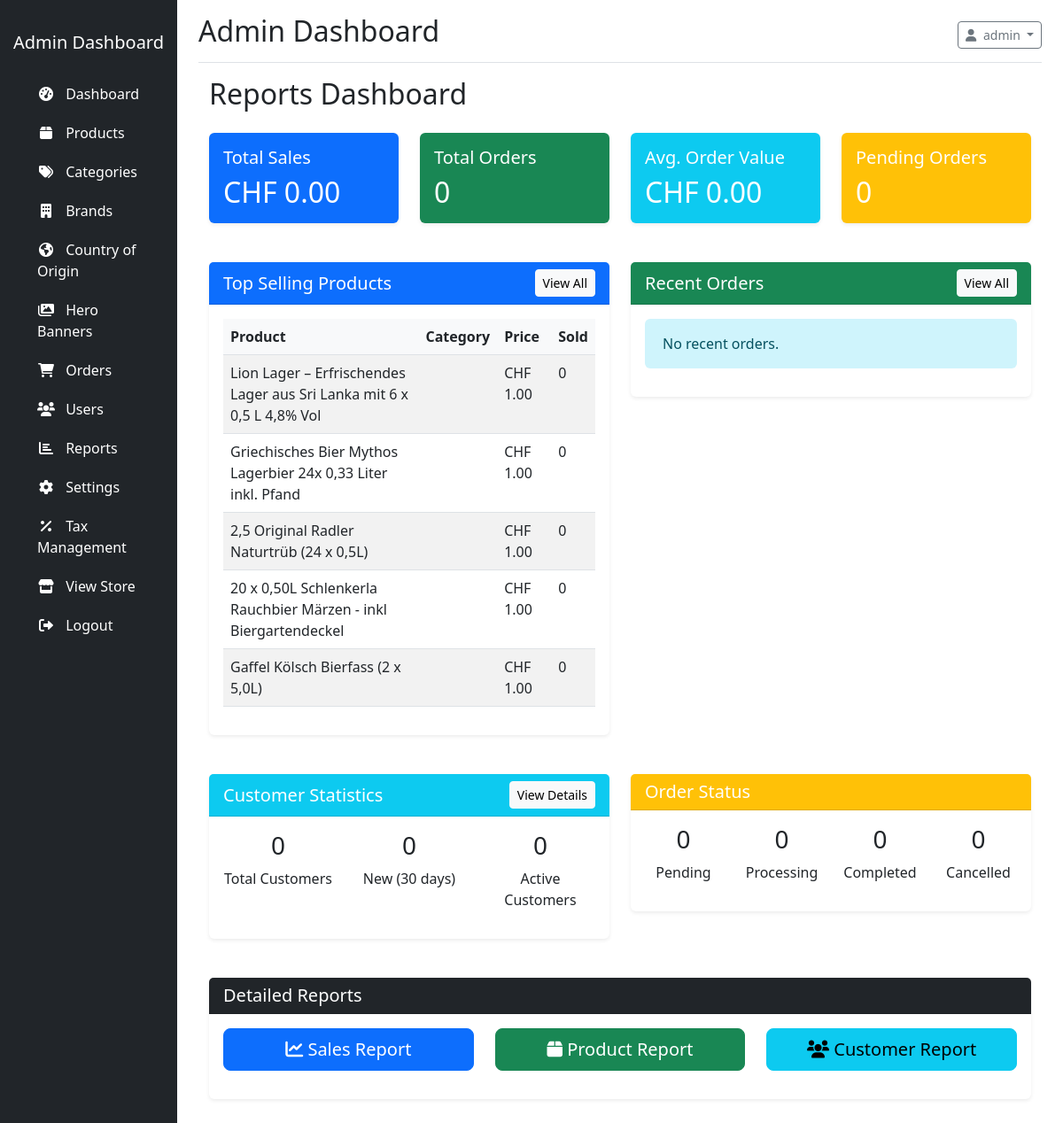
The page /?controller=report&action=index (signed in) on the database its author committed.
### tables this page shows
CREATE TABLE IF NOT EXISTS `settings` (
  `id` int NOT NULL AUTO_INCREMENT,
  `key` varchar(100) NOT NULL,
  `value` text,
  `group` varchar(50) DEFAULT 'general',
  `created_at` timestamp NULL DEFAULT CURRENT_TIMESTAMP,
  `updated_at` timestamp NULL DEFAULT CURRENT_TIMESTAMP ON UPDATE CURRENT_TIMESTAMP,
  PRIMARY KEY (`id`),
  UNIQUE KEY `key` (`key`)
);

CREATE TABLE IF NOT EXISTS `products` (
  `id` int NOT NULL AUTO_INCREMENT,
  `name` varchar(255) NOT NULL,
  `description` text,
  `price` decimal(10,2) NOT NULL,
  `sale_price` decimal(10,2) DEFAULT NULL,
  `stock_quantity` int NOT NULL DEFAULT '0',
  `sku` varchar(50) DEFAULT NULL,
  `category_id` int DEFAULT NULL,
  `brand_id` int DEFAULT NULL,
  `image` varchar(255) DEFAULT NULL,
  `status` enum('active','inactive','out_of_stock') DEFAULT 'active',
  `created_at` timestamp NULL DEFAULT CURRENT_TIMESTAMP,
  `updated_at` timestamp NULL DEFAULT CURRENT_TIMESTAMP ON UPDATE CURRENT_TIMESTAMP,
  `add_date` date NOT NULL DEFAULT (curdate()),
  `expiry_date` date DEFAULT NULL,
  `is_new` tinyint(1) NOT NULL DEFAULT '0',
  `country_id` int DEFAULT NULL,
  PRIMARY KEY (`id`),
  UNIQUE KEY `sku` (`sku`),
  KEY `category_id` (`category_id`),
  KEY `fk_products_brands` (`brand_id`)
);

### app/views/admin/reports/index.php (the view, shortened to what the rows shown need)
<?php require_once APP_PATH . 'views/admin/layouts/header.php'; ?>
<div class="container-fluid">
    <div class="row">
        <div class="col-md-12">
            <h2 class="mb-4">Reports Dashboard</h2>
        </div>
    </div>
    <div class="row mb-4">
        <div class="col-md-3">
            <div class="card bg-primary text-white">
                <div class="card-body">
                    <h5 class="card-title">Total Sales</h5>
                    <h2 class="card-text"><?php echo formatCurrency($salesSummary['total_sales']); ?></h2>
                </div>
            </div>
        </div>
        <div class="col-md-3">
            <div class="card bg-success text-white">
                <div class="card-body">
                    <h5 class="card-title">Total Orders</h5>
                    <h2 class="card-text"><?php echo $salesSummary['total_orders']; ?></h2>
                </div>
            </div>
        </div>
        <div class="col-md-3">
            <div class="card bg-info text-white">
                <div class="card-body">
                    <h5 class="card-title">Avg. Order Value</h5>
                    <h2 class="card-text"><?php echo formatCurrency($salesSummary['avg_order_value']); ?></h2>
                </div>
            </div>
        </div>
        <div class="col-md-3">
            <div class="card bg-warning text-white">
                <div class="card-body">
                    <h5 class="card-title">Pending Orders</h5>
                    <h2 class="card-text"><?php echo $salesSummary['pending_orders']; ?></h2>
                </div>
            </div>
        </div>
    </div>
    <div class="row">
        <div class="col-md-6 mb-4">
            <div class="card shadow-sm">
                <div class="card-header bg-primary text-white d-flex justify-content-between align-items-center">
                    <h5 class="card-title mb-0">Top Selling Products</h5>
                    <a href="<?php echo BASE_URL; ?>?controller=report&action=products" class="btn btn-sm btn-light">View All</a>
                </div>
                <div class="card-body">
                    <?php if(empty($topProducts)): ?>
                        <div class="alert alert-info">No product sales data available.</div>
                    <?php else: ?>
                        <div class="table-responsive">
                            <table class="table table-striped">
                                <thead>
                                    <tr>
                                        <th>Product</th>
                                        <th>Category</th>
                                        <th>Price</th>
                                        <th>Sold</th>
                                    </tr>
                                </thead>
                                <tbody>
                                    <?php foreach($topProducts as $product): ?>
                                        <tr>
                                            <td><?php echo $product['name']; ?></td>
                                            <td><?php echo $product['category_name']; ?></td>
                                            <td><?php echo formatCurrency($product['price']); ?></td>
                                            <td><?php echo $product['total_sold'] ?? 0; ?></td>
                                        </tr>
                                    <?php endforeach; ?>
                                </tbody>
                            </table>
                        </div>
                    <?php endif; ?>
                </div>
            </div>
        </div>
        <div class="col-md-6 mb-4">
            <div class="card shadow-sm">
                <div class="card-header bg-success text-white d-flex justify-content-between align-items-center">
                    <h5 class="card-title mb-0">Recent Orders</h5>
                    <a href="<?php echo BASE_URL; ?>?controller=order&action=adminIndex" class="btn btn-sm btn-light">View All</a>
                </div>
                <div class="card-body">
                    <?php if(empty($recentOrders)): ?>
                        <div class="alert alert-info">No recent orders.</div>
                    <?php endif; ?>
                </div>
            </div>
        </div>
    </div>
    <div class="row">
        <div class="col-md-6 mb-4">
            <div class="card shadow-sm">
                <div class="card-header bg-info text-white d-flex justify-content-between align-items-center">
                    <h5 class="card-title mb-0">Customer Statistics</h5>
                    <a href="<?php echo BASE_URL; ?>?controller=report&action=customers" class="btn btn-sm btn-light">View Details</a>
                </div>
                <div class="card-body">
                    <div class="row">
                        <div class="col-md-4 text-center">
                            <h3><?php echo $customerStats['total_customers']; ?></h3>
                            <p>Total Customers</p>
                        </div>
                        <div class="col-md-4 text-center">
                            <h3><?php echo $customerStats['new_customers']; ?></h3>
                            <p>New (30 days)</p>
                        </div>
                        <div class="col-md-4 text-center">
                            <h3><?php echo $customerStats['active_customers']; ?></h3>
                            <p>Active Customers</p>
                        </div>
                    </div>
                </div>
            </div>
        </div>
        <div class="col-md-6 mb-4">
            <div class="card shadow-sm">
                <div class="card-header bg-warning text-white">
                    <h5 class="card-title mb-0">Order Status</h5>
                </div>
                <div class="card-body">
                    <div class="row">
                        <div class="col-md-3 text-center">
                            <h3><?php echo $salesSummary['pending_orders']; ?></h3>
                            <p>Pending</p>
                        </div>
                        <div class="col-md-3 text-center">
                            <h3><?php echo $salesSummary['processing_orders'] ?? 0; ?></h3>
                            <p>Processing</p>
                        </div>
                        <div class="col-md-3 text-center">
                            <h3><?php echo $salesSummary['completed_orders']; ?></h3>
                            <p>Completed</p>
                        </div>
                        <div class="col-md-3 text-center">
                            <h3><?php echo $salesSummary['cancelled_orders']; ?></h3>
                            <p>Cancelled</p>
                        </div>
                    </div>
                </div>
            </div>
        </div>
    </div>
    <div class="row mb-4">
        <div class="col-md-12">
            <div class="card shadow-sm">
                <div class="card-header bg-dark text-white">
                    <h5 class="card-title mb-0">Detailed Reports</h5>
                </div>
                <div class="card-body">
                    <div class="row">
                        <div class="col-md-4 mb-3">
                            <a href="<?php echo BASE_URL; ?>?controller=report&action=sales" class="btn btn-primary btn-lg btn-block w-100">
                                <i class="fas fa-chart-line mr-2"></i> Sales Report
                            </a>
                        </div>
                        <div class="col-md-4 mb-3">
                            <a href="<?php echo BASE_URL; ?>?controller=report&action=products" class="btn btn-success btn-lg btn-block w-100">
                                <i class="fas fa-box mr-2"></i> Product Report
                            </a>
                        </div>
                        <div class="col-md-4 mb-3">
                            <a href="<?php echo BASE_URL; ?>?controller=report&action=customers" class="btn btn-info btn-lg btn-block w-100">
                                <i class="fas fa-users mr-2"></i> Customer Report
                            </a>
                        </div>
                    </div>
                </div>
            </div>
        </div>
    </div>
</div>
<?php require_once APP_PATH . 'views/admin/layouts/footer.php'; ?>

### rows shown on the page
settings: value "CHF 0.00"
products: name "Lion Lager – Erfrischendes Lager aus Sri Lanka mit 6 x 0,5 L 4,8% Vol", price.value "CHF 1.00", total_sold "0"
products: name "Griechisches Bier Mythos Lagerbier 24x 0,33 Liter inkl. Pfand", price.value "CHF 1.00", total_sold "0"
products: name "2,5 Original Radler Naturtrüb (24 x 0,5L)", price.value "CHF 1.00", total_sold "0"
products: name "20 x 0,50L Schlenkerla Rauchbier Märzen - inkl Biergartendeckel", price.value "CHF 1.00", total_sold "0"
products: name "Gaffel Kölsch Bierfass (2 x 5,0L)", price.value "CHF 1.00", total_sold "0"

### other values the page prints
$_SESSION['user_name'] "admin"
$salesSummary['total_orders'] "0"
$salesSummary['pending_orders'] "0"
$customerStats['total_customers'] "0"
$customerStats['new_customers'] "0"
$customerStats['active_customers'] "0"
$salesSummary['processing_orders'] "0"
$salesSummary['completed_orders'] "0"
$salesSummary['cancelled_orders'] "0"
